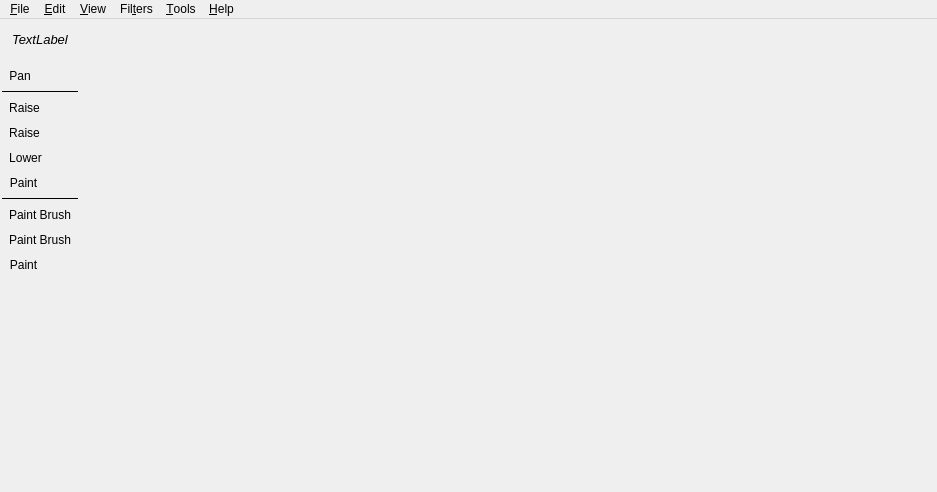
<?xml version="1.0" encoding="UTF-8"?>
<ui version="4.0">
 <class>MainWindow</class>
 <widget class="QMainWindow" name="MainWindow">
  <property name="geometry">
   <rect>
    <x>0</x>
    <y>0</y>
    <width>937</width>
    <height>492</height>
   </rect>
  </property>
  <property name="windowTitle">
   <string notr="true"/>
  </property>
  <widget class="QWidget" name="centralWidget">
   <layout class="QGridLayout" name="gridLayout">
    <property name="leftMargin">
     <number>0</number>
    </property>
    <property name="topMargin">
     <number>0</number>
    </property>
    <property name="rightMargin">
     <number>0</number>
    </property>
    <property name="bottomMargin">
     <number>0</number>
    </property>
    <property name="spacing">
     <number>0</number>
    </property>
    <item row="0" column="0" colspan="2">
     <widget class="QFrame" name="toolEditorFrame">
      <property name="minimumSize">
       <size>
        <width>0</width>
        <height>40</height>
       </size>
      </property>
      <property name="maximumSize">
       <size>
        <width>16777215</width>
        <height>40</height>
       </size>
      </property>
      <property name="font">
       <font>
        <pointsize>10</pointsize>
       </font>
      </property>
      <property name="frameShape">
       <enum>QFrame::NoFrame</enum>
      </property>
      <property name="frameShadow">
       <enum>QFrame::Plain</enum>
      </property>
      <layout class="QHBoxLayout" name="horizontalLayout">
       <property name="spacing">
        <number>12</number>
       </property>
       <property name="leftMargin">
        <number>12</number>
       </property>
       <property name="topMargin">
        <number>0</number>
       </property>
       <property name="rightMargin">
        <number>0</number>
       </property>
       <property name="bottomMargin">
        <number>0</number>
       </property>
       <item>
        <widget class="QLabel" name="toolNameLabel">
         <property name="sizePolicy">
          <sizepolicy hsizetype="Minimum" vsizetype="Preferred">
           <horstretch>0</horstretch>
           <verstretch>0</verstretch>
          </sizepolicy>
         </property>
         <property name="styleSheet">
          <string notr="true">font-style: italic</string>
         </property>
         <property name="text">
          <string notr="true">TextLabel</string>
         </property>
        </widget>
       </item>
      </layout>
     </widget>
    </item>
    <item row="1" column="0">
     <widget class="QFrame" name="frame">
      <property name="frameShape">
       <enum>QFrame::NoFrame</enum>
      </property>
      <property name="frameShadow">
       <enum>QFrame::Plain</enum>
      </property>
      <layout class="QVBoxLayout" name="verticalLayout">
       <property name="spacing">
        <number>4</number>
       </property>
       <property name="leftMargin">
        <number>2</number>
       </property>
       <property name="topMargin">
        <number>6</number>
       </property>
       <property name="rightMargin">
        <number>2</number>
       </property>
       <property name="bottomMargin">
        <number>6</number>
       </property>
       <item>
        <widget class="QToolButton" name="toolPan">
         <property name="toolTip">
          <string>Pan</string>
         </property>
         <property name="text">
          <string>Pan</string>
         </property>
         <property name="icon">
          <iconset resource="res/resources.qrc">
           <normaloff>:/Terravox/toolPan.png</normaloff>:/Terravox/toolPan.png</iconset>
         </property>
         <property name="iconSize">
          <size>
           <width>20</width>
           <height>20</height>
          </size>
         </property>
         <property name="checkable">
          <bool>true</bool>
         </property>
         <property name="autoExclusive">
          <bool>true</bool>
         </property>
         <property name="autoRaise">
          <bool>true</bool>
         </property>
        </widget>
       </item>
       <item>
        <widget class="Line" name="line_3">
         <property name="frameShadow">
          <enum>QFrame::Plain</enum>
         </property>
         <property name="orientation">
          <enum>Qt::Horizontal</enum>
         </property>
        </widget>
       </item>
       <item>
        <widget class="QToolButton" name="toolManipulateHeight">
         <property name="toolTip">
          <string>Manipulate</string>
         </property>
         <property name="text">
          <string>Raise</string>
         </property>
         <property name="icon">
          <iconset resource="res/resources.qrc">
           <normaloff>:/Terravox/toolManipulate.png</normaloff>:/Terravox/toolManipulate.png</iconset>
         </property>
         <property name="iconSize">
          <size>
           <width>20</width>
           <height>20</height>
          </size>
         </property>
         <property name="checkable">
          <bool>true</bool>
         </property>
         <property name="autoExclusive">
          <bool>true</bool>
         </property>
         <property name="autoRaise">
          <bool>true</bool>
         </property>
        </widget>
       </item>
       <item>
        <widget class="QToolButton" name="toolRaise">
         <property name="toolTip">
          <string>Raise</string>
         </property>
         <property name="text">
          <string>Raise</string>
         </property>
         <property name="icon">
          <iconset resource="res/resources.qrc">
           <normaloff>:/Terravox/toolRaise.png</normaloff>:/Terravox/toolRaise.png</iconset>
         </property>
         <property name="iconSize">
          <size>
           <width>20</width>
           <height>20</height>
          </size>
         </property>
         <property name="checkable">
          <bool>true</bool>
         </property>
         <property name="autoExclusive">
          <bool>true</bool>
         </property>
         <property name="autoRaise">
          <bool>true</bool>
         </property>
        </widget>
       </item>
       <item>
        <widget class="QToolButton" name="toolLower">
         <property name="toolTip">
          <string>Lower</string>
         </property>
         <property name="text">
          <string>Lower</string>
         </property>
         <property name="icon">
          <iconset resource="res/resources.qrc">
           <normaloff>:/Terravox/toolLower.png</normaloff>:/Terravox/toolLower.png</iconset>
         </property>
         <property name="iconSize">
          <size>
           <width>20</width>
           <height>20</height>
          </size>
         </property>
         <property name="checkable">
          <bool>true</bool>
         </property>
         <property name="autoExclusive">
          <bool>true</bool>
         </property>
         <property name="autoRaise">
          <bool>true</bool>
         </property>
        </widget>
       </item>
       <item>
        <widget class="QToolButton" name="toolSmoothen">
         <property name="toolTip">
          <string>Smoothen</string>
         </property>
         <property name="text">
          <string>Paint</string>
         </property>
         <property name="icon">
          <iconset resource="res/resources.qrc">
           <normaloff>:/Terravox/toolSmoothen.png</normaloff>:/Terravox/toolSmoothen.png</iconset>
         </property>
         <property name="iconSize">
          <size>
           <width>20</width>
           <height>20</height>
          </size>
         </property>
         <property name="checkable">
          <bool>true</bool>
         </property>
         <property name="autoExclusive">
          <bool>true</bool>
         </property>
         <property name="autoRaise">
          <bool>true</bool>
         </property>
        </widget>
       </item>
       <item>
        <widget class="Line" name="line_2">
         <property name="frameShadow">
          <enum>QFrame::Plain</enum>
         </property>
         <property name="orientation">
          <enum>Qt::Horizontal</enum>
         </property>
        </widget>
       </item>
       <item>
        <widget class="QToolButton" name="toolManipulateColor">
         <property name="toolTip">
          <string>Paint</string>
         </property>
         <property name="text">
          <string>Paint Brush</string>
         </property>
         <property name="icon">
          <iconset resource="res/resources.qrc">
           <normaloff>:/Terravox/toolPen.png</normaloff>:/Terravox/toolPen.png</iconset>
         </property>
         <property name="iconSize">
          <size>
           <width>20</width>
           <height>20</height>
          </size>
         </property>
         <property name="checkable">
          <bool>true</bool>
         </property>
         <property name="autoExclusive">
          <bool>true</bool>
         </property>
         <property name="autoRaise">
          <bool>true</bool>
         </property>
        </widget>
       </item>
       <item>
        <widget class="QToolButton" name="toolPaint">
         <property name="toolTip">
          <string>Paint Brush</string>
         </property>
         <property name="text">
          <string>Paint Brush</string>
         </property>
         <property name="icon">
          <iconset resource="res/resources.qrc">
           <normaloff>:/Terravox/toolPaint.png</normaloff>:/Terravox/toolPaint.png</iconset>
         </property>
         <property name="iconSize">
          <size>
           <width>20</width>
           <height>20</height>
          </size>
         </property>
         <property name="checkable">
          <bool>true</bool>
         </property>
         <property name="autoExclusive">
          <bool>true</bool>
         </property>
         <property name="autoRaise">
          <bool>true</bool>
         </property>
        </widget>
       </item>
       <item>
        <widget class="QToolButton" name="toolBlur">
         <property name="toolTip">
          <string>Blur</string>
         </property>
         <property name="text">
          <string>Paint</string>
         </property>
         <property name="icon">
          <iconset resource="res/resources.qrc">
           <normaloff>:/Terravox/toolBlur.png</normaloff>:/Terravox/toolBlur.png</iconset>
         </property>
         <property name="iconSize">
          <size>
           <width>20</width>
           <height>20</height>
          </size>
         </property>
         <property name="checkable">
          <bool>true</bool>
         </property>
         <property name="autoExclusive">
          <bool>true</bool>
         </property>
         <property name="autoRaise">
          <bool>true</bool>
         </property>
        </widget>
       </item>
       <item>
        <spacer name="verticalSpacer">
         <property name="orientation">
          <enum>Qt::Vertical</enum>
         </property>
         <property name="sizeHint" stdset="0">
          <size>
           <width>20</width>
           <height>173</height>
          </size>
         </property>
        </spacer>
       </item>
       <item>
        <widget class="ColorView" name="primaryColorView" native="true">
         <property name="minimumSize">
          <size>
           <width>0</width>
           <height>30</height>
          </size>
         </property>
         <property name="acceptDrops">
          <bool>true</bool>
         </property>
         <property name="toolTip">
          <string>Primary Color</string>
         </property>
        </widget>
       </item>
      </layout>
     </widget>
    </item>
    <item row="1" column="1">
     <widget class="TerrainView" name="terrainView" native="true">
      <property name="sizePolicy">
       <sizepolicy hsizetype="Expanding" vsizetype="Expanding">
        <horstretch>0</horstretch>
        <verstretch>0</verstretch>
       </sizepolicy>
      </property>
     </widget>
    </item>
   </layout>
  </widget>
  <widget class="QMenuBar" name="menuBar">
   <property name="geometry">
    <rect>
     <x>0</x>
     <y>0</y>
     <width>937</width>
     <height>22</height>
    </rect>
   </property>
   <widget class="QMenu" name="menu_File">
    <property name="title">
     <string>&amp;File</string>
    </property>
    <widget class="QMenu" name="menuNew_Terrain">
     <property name="title">
      <string>New Terrain</string>
     </property>
     <addaction name="actionNewTerrainPlain"/>
     <addaction name="actionNewTerrainFractal"/>
    </widget>
    <addaction name="menuNew_Terrain"/>
    <addaction name="separator"/>
    <addaction name="actionOpen"/>
    <addaction name="actionSave"/>
    <addaction name="actionSaveAs"/>
    <addaction name="separator"/>
    <addaction name="actionExit"/>
   </widget>
   <widget class="QMenu" name="menu_Tools">
    <property name="title">
     <string>&amp;Tools</string>
    </property>
    <addaction name="actionOpenPluginsFolder"/>
   </widget>
   <widget class="QMenu" name="menu_View">
    <property name="title">
     <string>&amp;View</string>
    </property>
    <addaction name="actionShow_View_Options"/>
   </widget>
   <widget class="QMenu" name="menu_Edit">
    <property name="title">
     <string>&amp;Edit</string>
    </property>
    <addaction name="action_Undo"/>
    <addaction name="action_Redo"/>
   </widget>
   <widget class="QMenu" name="menu_Help">
    <property name="title">
     <string>&amp;Help</string>
    </property>
    <addaction name="actionAbout_Qt"/>
    <addaction name="actionAbout"/>
   </widget>
   <widget class="QMenu" name="menuFil_ters">
    <property name="title">
     <string>Fil&amp;ters</string>
    </property>
    <addaction name="action_Erosion"/>
   </widget>
   <addaction name="menu_File"/>
   <addaction name="menu_Edit"/>
   <addaction name="menu_View"/>
   <addaction name="menuFil_ters"/>
   <addaction name="menu_Tools"/>
   <addaction name="menu_Help"/>
  </widget>
  <action name="actionOpen">
   <property name="text">
    <string>&amp;Open...</string>
   </property>
   <property name="shortcut">
    <string>Ctrl+O</string>
   </property>
  </action>
  <action name="actionSave">
   <property name="text">
    <string>&amp;Save</string>
   </property>
   <property name="shortcut">
    <string>Ctrl+S</string>
   </property>
  </action>
  <action name="actionSaveAs">
   <property name="text">
    <string>Save &amp;As...</string>
   </property>
   <property name="shortcut">
    <string>Ctrl+Shift+S</string>
   </property>
  </action>
  <action name="actionExit">
   <property name="text">
    <string>E&amp;xit</string>
   </property>
  </action>
  <action name="action_Preferences">
   <property name="text">
    <string>&amp;Preferences</string>
   </property>
  </action>
  <action name="actionShow_View_Options">
   <property name="text">
    <string>Show &amp;View Options</string>
   </property>
   <property name="shortcut">
    <string>Ctrl+Shift+V</string>
   </property>
  </action>
  <action name="action_Undo">
   <property name="text">
    <string>&amp;Undo</string>
   </property>
   <property name="shortcut">
    <string>Ctrl+Z</string>
   </property>
  </action>
  <action name="action_Redo">
   <property name="text">
    <string>&amp;Redo</string>
   </property>
   <property name="shortcut">
    <string>Ctrl+Shift+Z</string>
   </property>
  </action>
  <action name="actionAbout_Qt">
   <property name="text">
    <string>About &amp;Qt...</string>
   </property>
   <property name="menuRole">
    <enum>QAction::AboutQtRole</enum>
   </property>
  </action>
  <action name="actionAbout">
   <property name="text">
    <string>About...</string>
   </property>
   <property name="menuRole">
    <enum>QAction::AboutRole</enum>
   </property>
  </action>
  <action name="actionNewTerrainPlain">
   <property name="text">
    <string>Plain</string>
   </property>
  </action>
  <action name="actionNewTerrainFractal">
   <property name="text">
    <string>Fractal Landscape</string>
   </property>
  </action>
  <action name="action_Erosion">
   <property name="text">
    <string>&amp;Erosion...</string>
   </property>
  </action>
  <action name="actionOpenPluginsFolder">
   <property name="text">
    <string>Open Scripts Folder</string>
   </property>
  </action>
 </widget>
 <layoutdefault spacing="6" margin="11"/>
 <customwidgets>
  <customwidget>
   <class>ColorView</class>
   <extends>QWidget</extends>
   <header>colorview.h</header>
   <container>1</container>
  </customwidget>
  <customwidget>
   <class>TerrainView</class>
   <extends>QWidget</extends>
   <header>terrainview.h</header>
   <container>1</container>
  </customwidget>
 </customwidgets>
 <resources>
  <include location="res/resources.qrc"/>
 </resources>
 <connections>
  <connection>
   <sender>actionExit</sender>
   <signal>triggered()</signal>
   <receiver>MainWindow</receiver>
   <slot>close()</slot>
   <hints>
    <hint type="sourcelabel">
     <x>-1</x>
     <y>-1</y>
    </hint>
    <hint type="destinationlabel">
     <x>468</x>
     <y>245</y>
    </hint>
   </hints>
  </connection>
 </connections>
</ui>
